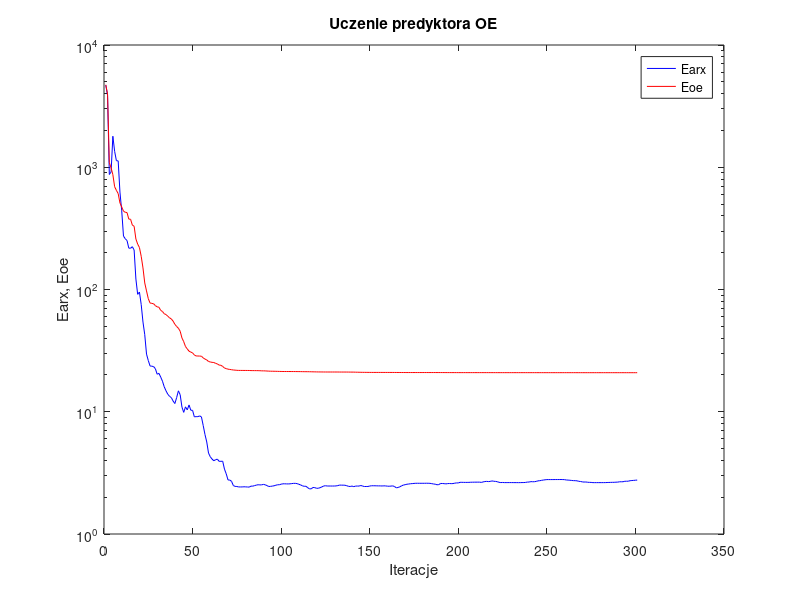
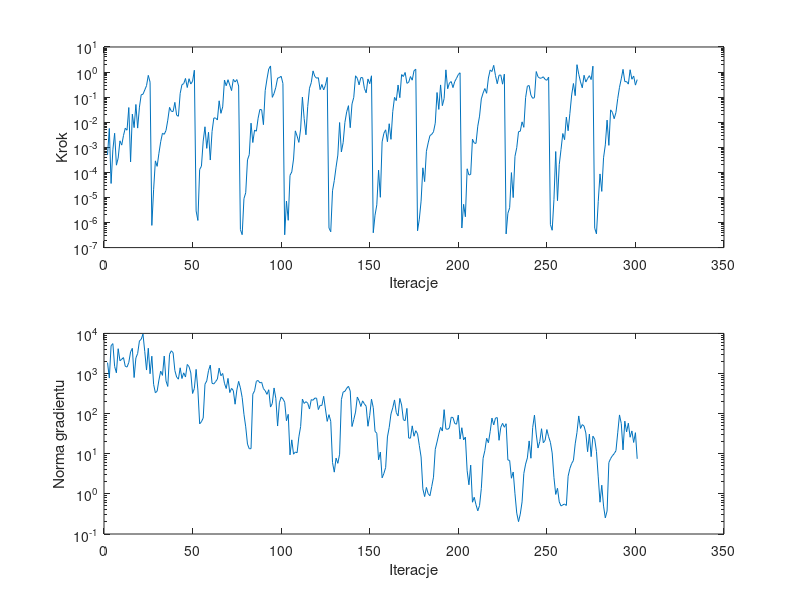

The MATLAB script that drew these images, in order:
%uczenie predyktora oe
clear all;
n=0; farx(n+1)=4.695698e+003; foe(n+1)=4.728837e+003; wspucz(n+1)=0.000000e+000; ng(n+1)=0.000000e+000;
%odnowa zmiennej metryki
n=1; farx(n+1)=3.884084e+003; foe(n+1)=3.974624e+003; krok(n+1)=4.927090e-004; ng(n+1)=1.873331e+003;
n=2; farx(n+1)=8.722657e+002; foe(n+1)=1.090624e+003; krok(n+1)=5.647473e-003; ng(n+1)=7.692996e+002;
n=3; farx(n+1)=9.138030e+002; foe(n+1)=9.896374e+002; krok(n+1)=3.606196e-005; ng(n+1)=4.932768e+003;
n=4; farx(n+1)=1.793735e+003; foe(n+1)=8.695839e+002; krok(n+1)=7.937301e-004; ng(n+1)=5.566968e+003;
n=5; farx(n+1)=1.349574e+003; foe(n+1)=6.928531e+002; krok(n+1)=3.625910e-003; ng(n+1)=1.499638e+003;
n=6; farx(n+1)=1.131182e+003; foe(n+1)=6.469479e+002; krok(n+1)=1.935115e-004; ng(n+1)=1.041588e+003;
n=7; farx(n+1)=1.127863e+003; foe(n+1)=6.091907e+002; krok(n+1)=3.738062e-004; ng(n+1)=4.150498e+003;
n=8; farx(n+1)=6.262141e+002; foe(n+1)=5.105674e+002; krok(n+1)=1.810600e-003; ng(n+1)=2.080285e+003;
n=9; farx(n+1)=4.401585e+002; foe(n+1)=4.735666e+002; krok(n+1)=1.222281e-003; ng(n+1)=2.271098e+003;
n=10; farx(n+1)=2.733603e+002; foe(n+1)=4.370811e+002; krok(n+1)=2.947309e-003; ng(n+1)=2.494209e+003;
n=11; farx(n+1)=2.601641e+002; foe(n+1)=4.284011e+002; krok(n+1)=5.770731e-003; ng(n+1)=1.511649e+003;
n=12; farx(n+1)=2.513659e+002; foe(n+1)=4.256628e+002; krok(n+1)=4.795168e-003; ng(n+1)=1.447709e+003;
n=13; farx(n+1)=2.179044e+002; foe(n+1)=3.766250e+002; krok(n+1)=3.847317e-002; ng(n+1)=1.892981e+003;
n=14; farx(n+1)=2.174972e+002; foe(n+1)=3.754925e+002; krok(n+1)=2.612599e-004; ng(n+1)=3.458993e+003;
n=15; farx(n+1)=2.239509e+002; foe(n+1)=3.362162e+002; krok(n+1)=2.097129e-002; ng(n+1)=4.243871e+003;
n=16; farx(n+1)=2.105903e+002; foe(n+1)=3.293442e+002; krok(n+1)=6.081190e-003; ng(n+1)=7.939654e+002;
n=17; farx(n+1)=1.218262e+002; foe(n+1)=2.589391e+002; krok(n+1)=5.099752e-002; ng(n+1)=2.445044e+003;
n=18; farx(n+1)=9.132497e+001; foe(n+1)=2.352805e+002; krok(n+1)=5.829338e-003; ng(n+1)=3.170628e+003;
n=19; farx(n+1)=9.535615e+001; foe(n+1)=2.206092e+002; krok(n+1)=4.000365e-002; ng(n+1)=6.489217e+003;
n=20; farx(n+1)=7.537413e+001; foe(n+1)=1.868569e+002; krok(n+1)=1.247419e-001; ng(n+1)=7.148631e+003;
n=21; farx(n+1)=5.418189e+001; foe(n+1)=1.501801e+002; krok(n+1)=1.300904e-001; ng(n+1)=9.603183e+003;
n=22; farx(n+1)=4.272258e+001; foe(n+1)=1.131418e+002; krok(n+1)=1.927395e-001; ng(n+1)=3.570403e+003;
n=23; farx(n+1)=2.962592e+001; foe(n+1)=9.734542e+001; krok(n+1)=2.866206e-001; ng(n+1)=1.221042e+003;
n=24; farx(n+1)=2.623878e+001; foe(n+1)=8.410055e+001; krok(n+1)=7.382907e-001; ng(n+1)=4.269523e+003;
n=25; farx(n+1)=2.368608e+001; foe(n+1)=7.757473e+001; krok(n+1)=3.963765e-001; ng(n+1)=9.868540e+002;
%odnowa zmiennej metryki
n=26; farx(n+1)=2.358724e+001; foe(n+1)=7.697949e+001; krok(n+1)=7.684426e-007; ng(n+1)=2.701598e+003;
n=27; farx(n+1)=2.340678e+001; foe(n+1)=7.645077e+001; krok(n+1)=2.018691e-005; ng(n+1)=5.375789e+002;
n=28; farx(n+1)=2.248797e+001; foe(n+1)=7.376210e+001; krok(n+1)=2.873709e-004; ng(n+1)=3.307755e+002;
n=29; farx(n+1)=2.027732e+001; foe(n+1)=7.218948e+001; krok(n+1)=1.736749e-004; ng(n+1)=3.634338e+002;
n=30; farx(n+1)=2.061487e+001; foe(n+1)=7.156832e+001; krok(n+1)=5.775566e-004; ng(n+1)=6.863911e+002;
n=31; farx(n+1)=1.923327e+001; foe(n+1)=6.754108e+001; krok(n+1)=1.670300e-003; ng(n+1)=1.147359e+003;
n=32; farx(n+1)=1.777737e+001; foe(n+1)=6.605119e+001; krok(n+1)=3.625910e-003; ng(n+1)=8.995284e+002;
n=33; farx(n+1)=1.600233e+001; foe(n+1)=6.338162e+001; krok(n+1)=3.291607e-003; ng(n+1)=2.725944e+003;
n=34; farx(n+1)=1.484286e+001; foe(n+1)=6.236171e+001; krok(n+1)=4.696827e-003; ng(n+1)=6.548041e+002;
n=35; farx(n+1)=1.391670e+001; foe(n+1)=6.050524e+001; krok(n+1)=1.204622e-002; ng(n+1)=4.765529e+002;
n=36; farx(n+1)=1.336886e+001; foe(n+1)=5.865056e+001; krok(n+1)=3.913630e-002; ng(n+1)=3.011323e+003;
n=37; farx(n+1)=1.305520e+001; foe(n+1)=5.743018e+001; krok(n+1)=2.727111e-002; ng(n+1)=3.683333e+003;
n=38; farx(n+1)=1.223974e+001; foe(n+1)=5.514537e+001; krok(n+1)=2.667694e-002; ng(n+1)=3.301604e+003;
n=39; farx(n+1)=1.167131e+001; foe(n+1)=5.192037e+001; krok(n+1)=6.189726e-002; ng(n+1)=1.187600e+003;
n=40; farx(n+1)=1.304975e+001; foe(n+1)=4.984946e+001; krok(n+1)=1.911063e-002; ng(n+1)=8.147077e+002;
n=41; farx(n+1)=1.483139e+001; foe(n+1)=4.821735e+001; krok(n+1)=1.726361e-002; ng(n+1)=7.230586e+002;
n=42; farx(n+1)=1.378300e+001; foe(n+1)=4.556729e+001; krok(n+1)=1.400181e-001; ng(n+1)=1.387882e+003;
n=43; farx(n+1)=1.091654e+001; foe(n+1)=4.015850e+001; krok(n+1)=3.143779e-001; ng(n+1)=7.501284e+002;
n=44; farx(n+1)=9.886595e+000; foe(n+1)=3.742032e+001; krok(n+1)=3.465039e-001; ng(n+1)=1.040479e+003;
n=45; farx(n+1)=1.096909e+001; foe(n+1)=3.416053e+001; krok(n+1)=5.556839e-001; ng(n+1)=8.172108e+002;
n=46; farx(n+1)=1.035764e+001; foe(n+1)=3.268105e+001; krok(n+1)=2.418674e-001; ng(n+1)=1.681361e+003;
n=47; farx(n+1)=1.136353e+001; foe(n+1)=3.128827e+001; krok(n+1)=5.421555e-001; ng(n+1)=1.485023e+003;
n=48; farx(n+1)=1.029237e+001; foe(n+1)=3.074924e+001; krok(n+1)=3.333343e-001; ng(n+1)=1.033895e+003;
n=49; farx(n+1)=1.026601e+001; foe(n+1)=3.031223e+001; krok(n+1)=4.310227e-001; ng(n+1)=3.179673e+002;
n=50; farx(n+1)=9.085909e+000; foe(n+1)=2.912901e+001; krok(n+1)=1.181571e+000; ng(n+1)=4.232482e+002;
%odnowa zmiennej metryki
n=51; farx(n+1)=9.122603e+000; foe(n+1)=2.859867e+001; krok(n+1)=2.899441e-006; ng(n+1)=1.268217e+003;
n=52; farx(n+1)=9.120748e+000; foe(n+1)=2.857885e+001; krok(n+1)=1.208996e-006; ng(n+1)=3.867697e+002;
n=53; farx(n+1)=9.247391e+000; foe(n+1)=2.854608e+001; krok(n+1)=1.306299e-004; ng(n+1)=5.562183e+001;
n=54; farx(n+1)=9.074554e+000; foe(n+1)=2.846455e+001; krok(n+1)=1.759814e-004; ng(n+1)=6.294813e+001;
n=55; farx(n+1)=7.718756e+000; foe(n+1)=2.758304e+001; krok(n+1)=1.772228e-003; ng(n+1)=7.785556e+001;
n=56; farx(n+1)=6.513770e+000; foe(n+1)=2.697222e+001; krok(n+1)=6.572826e-003; ng(n+1)=5.423431e+002;
n=57; farx(n+1)=5.661949e+000; foe(n+1)=2.654598e+001; krok(n+1)=9.064776e-004; ng(n+1)=6.544561e+002;
n=58; farx(n+1)=4.591765e+000; foe(n+1)=2.577446e+001; krok(n+1)=3.990929e-003; ng(n+1)=1.180082e+003;
n=59; farx(n+1)=4.281673e+000; foe(n+1)=2.554059e+001; krok(n+1)=3.106177e-004; ng(n+1)=1.616209e+003;
n=60; farx(n+1)=4.101885e+000; foe(n+1)=2.536041e+001; krok(n+1)=4.279083e-003; ng(n+1)=5.691539e+002;
n=61; farx(n+1)=3.973338e+000; foe(n+1)=2.528740e+001; krok(n+1)=1.473291e-002; ng(n+1)=5.501578e+002;
n=62; farx(n+1)=4.056070e+000; foe(n+1)=2.487085e+001; krok(n+1)=1.473291e-002; ng(n+1)=6.286045e+002;
n=63; farx(n+1)=4.093953e+000; foe(n+1)=2.462552e+001; krok(n+1)=1.223774e-002; ng(n+1)=7.255111e+002;
n=64; farx(n+1)=3.927242e+000; foe(n+1)=2.407514e+001; krok(n+1)=7.142563e-002; ng(n+1)=1.366814e+003;
n=65; farx(n+1)=3.932569e+000; foe(n+1)=2.399695e+001; krok(n+1)=2.262062e-002; ng(n+1)=8.806757e+002;
n=66; farx(n+1)=3.937475e+000; foe(n+1)=2.347406e+001; krok(n+1)=4.077788e-002; ng(n+1)=1.003904e+003;
n=67; farx(n+1)=3.395255e+000; foe(n+1)=2.278939e+001; krok(n+1)=4.787134e-001; ng(n+1)=5.715361e+002;
n=68; farx(n+1)=3.106458e+000; foe(n+1)=2.253582e+001; krok(n+1)=2.846355e-001; ng(n+1)=4.231892e+002;
n=69; farx(n+1)=2.769492e+000; foe(n+1)=2.230081e+001; krok(n+1)=4.953016e-001; ng(n+1)=7.559757e+002;
n=70; farx(n+1)=2.761677e+000; foe(n+1)=2.219569e+001; krok(n+1)=3.044248e-001; ng(n+1)=3.352251e+002;
n=71; farx(n+1)=2.696732e+000; foe(n+1)=2.207605e+001; krok(n+1)=1.827549e-001; ng(n+1)=4.259785e+002;
n=72; farx(n+1)=2.492750e+000; foe(n+1)=2.195693e+001; krok(n+1)=5.108389e-001; ng(n+1)=3.748051e+002;
n=73; farx(n+1)=2.451764e+000; foe(n+1)=2.190132e+001; krok(n+1)=4.033988e-001; ng(n+1)=1.718014e+002;
n=74; farx(n+1)=2.447004e+000; foe(n+1)=2.182153e+001; krok(n+1)=5.015999e-001; ng(n+1)=3.921889e+002;
n=75; farx(n+1)=2.426564e+000; foe(n+1)=2.179224e+001; krok(n+1)=2.775732e-001; ng(n+1)=6.372375e+002;
%odnowa zmiennej metryki
n=76; farx(n+1)=2.426606e+000; foe(n+1)=2.178034e+001; krok(n+1)=5.208778e-007; ng(n+1)=4.381088e+002;
n=77; farx(n+1)=2.426685e+000; foe(n+1)=2.177737e+001; krok(n+1)=3.274303e-007; ng(n+1)=2.516895e+002;
n=78; farx(n+1)=2.434348e+000; foe(n+1)=2.177045e+001; krok(n+1)=8.960031e-006; ng(n+1)=9.652893e+001;
n=79; farx(n+1)=2.429041e+000; foe(n+1)=2.176800e+001; krok(n+1)=1.539716e-005; ng(n+1)=4.690171e+001;
n=80; farx(n+1)=2.424756e+000; foe(n+1)=2.176019e+001; krok(n+1)=3.151866e-004; ng(n+1)=1.740702e+001;
n=81; farx(n+1)=2.418165e+000; foe(n+1)=2.175550e+001; krok(n+1)=5.067687e-004; ng(n+1)=1.332618e+001;
n=82; farx(n+1)=2.465465e+000; foe(n+1)=2.171403e+001; krok(n+1)=9.173286e-003; ng(n+1)=1.339920e+001;
n=83; farx(n+1)=2.462374e+000; foe(n+1)=2.170890e+001; krok(n+1)=1.548346e-003; ng(n+1)=3.048568e+002;
n=84; farx(n+1)=2.490265e+000; foe(n+1)=2.169903e+001; krok(n+1)=4.862884e-003; ng(n+1)=3.710015e+002;
n=85; farx(n+1)=2.509694e+000; foe(n+1)=2.169694e+001; krok(n+1)=4.375565e-003; ng(n+1)=6.398184e+002;
n=86; farx(n+1)=2.530382e+000; foe(n+1)=2.168667e+001; krok(n+1)=1.448480e-002; ng(n+1)=6.709538e+002;
n=87; farx(n+1)=2.520445e+000; foe(n+1)=2.166570e+001; krok(n+1)=3.230408e-002; ng(n+1)=5.859339e+002;
n=88; farx(n+1)=2.525182e+000; foe(n+1)=2.161113e+001; krok(n+1)=3.144138e-002; ng(n+1)=6.045727e+002;
n=89; farx(n+1)=2.545462e+000; foe(n+1)=2.160782e+001; krok(n+1)=7.981858e-003; ng(n+1)=4.201504e+002;
n=90; farx(n+1)=2.527176e+000; foe(n+1)=2.158766e+001; krok(n+1)=1.827549e-001; ng(n+1)=3.728278e+002;
n=91; farx(n+1)=2.489301e+000; foe(n+1)=2.153282e+001; krok(n+1)=5.271762e-001; ng(n+1)=3.020972e+002;
n=92; farx(n+1)=2.446870e+000; foe(n+1)=2.149386e+001; krok(n+1)=1.322970e+000; ng(n+1)=3.942960e+002;
n=93; farx(n+1)=2.453001e+000; foe(n+1)=2.146079e+001; krok(n+1)=1.750598e+000; ng(n+1)=1.458466e+002;
n=94; farx(n+1)=2.465097e+000; foe(n+1)=2.145116e+001; krok(n+1)=9.809225e-002; ng(n+1)=1.790085e+002;
n=95; farx(n+1)=2.479686e+000; foe(n+1)=2.143965e+001; krok(n+1)=1.399123e-001; ng(n+1)=4.366415e+002;
n=96; farx(n+1)=2.505801e+000; foe(n+1)=2.142129e+001; krok(n+1)=2.476508e-001; ng(n+1)=2.406225e+002;
n=97; farx(n+1)=2.528671e+000; foe(n+1)=2.140104e+001; krok(n+1)=5.758050e-001; ng(n+1)=4.912101e+001;
n=98; farx(n+1)=2.529032e+000; foe(n+1)=2.137874e+001; krok(n+1)=6.007020e-001; ng(n+1)=1.863648e+002;
n=99; farx(n+1)=2.556473e+000; foe(n+1)=2.135701e+001; krok(n+1)=6.809733e-001; ng(n+1)=2.596693e+002;
n=100; farx(n+1)=2.574392e+000; foe(n+1)=2.134156e+001; krok(n+1)=3.505976e-001; ng(n+1)=2.345388e+002;
%odnowa zmiennej metryki
n=101; farx(n+1)=2.574134e+000; foe(n+1)=2.134036e+001; krok(n+1)=3.239797e-007; ng(n+1)=1.927657e+002;
n=102; farx(n+1)=2.570037e+000; foe(n+1)=2.133731e+001; krok(n+1)=7.204914e-006; ng(n+1)=6.656166e+001;
n=103; farx(n+1)=2.568528e+000; foe(n+1)=2.133621e+001; krok(n+1)=1.226134e-006; ng(n+1)=9.610950e+001;
n=104; farx(n+1)=2.572747e+000; foe(n+1)=2.133562e+001; krok(n+1)=7.616673e-005; ng(n+1)=9.385868e+000;
n=105; farx(n+1)=2.584731e+000; foe(n+1)=2.133025e+001; krok(n+1)=1.042068e-004; ng(n+1)=2.221251e+001;
n=106; farx(n+1)=2.594790e+000; foe(n+1)=2.132818e+001; krok(n+1)=3.395966e-004; ng(n+1)=9.761461e+000;
n=107; farx(n+1)=2.596139e+000; foe(n+1)=2.132166e+001; krok(n+1)=4.520892e-003; ng(n+1)=1.108504e+001;
n=108; farx(n+1)=2.583256e+000; foe(n+1)=2.131334e+001; krok(n+1)=2.813867e-003; ng(n+1)=1.058901e+001;
n=109; farx(n+1)=2.551347e+000; foe(n+1)=2.130745e+001; krok(n+1)=1.567808e-003; ng(n+1)=2.636421e+001;
n=110; farx(n+1)=2.520621e+000; foe(n+1)=2.129692e+001; krok(n+1)=5.346341e-003; ng(n+1)=4.763272e+001;
n=111; farx(n+1)=2.477819e+000; foe(n+1)=2.128564e+001; krok(n+1)=1.003397e-001; ng(n+1)=2.302369e+002;
n=112; farx(n+1)=2.456589e+000; foe(n+1)=2.127039e+001; krok(n+1)=1.381076e-002; ng(n+1)=1.793833e+002;
n=113; farx(n+1)=2.457366e+000; foe(n+1)=2.126780e+001; krok(n+1)=3.157424e-003; ng(n+1)=1.990943e+002;
n=114; farx(n+1)=2.393116e+000; foe(n+1)=2.126186e+001; krok(n+1)=4.226038e-002; ng(n+1)=1.818236e+002;
n=115; farx(n+1)=2.338071e+000; foe(n+1)=2.125060e+001; krok(n+1)=2.268451e-001; ng(n+1)=1.302792e+002;
n=116; farx(n+1)=2.344650e+000; foe(n+1)=2.123396e+001; krok(n+1)=3.780408e-001; ng(n+1)=2.239103e+002;
n=117; farx(n+1)=2.403104e+000; foe(n+1)=2.121339e+001; krok(n+1)=1.114269e+000; ng(n+1)=2.153515e+002;
n=118; farx(n+1)=2.394282e+000; foe(n+1)=2.120235e+001; krok(n+1)=6.710813e-001; ng(n+1)=2.445017e+002;
n=119; farx(n+1)=2.365292e+000; foe(n+1)=2.118356e+001; krok(n+1)=5.683253e-001; ng(n+1)=2.425202e+002;
n=120; farx(n+1)=2.366922e+000; foe(n+1)=2.117060e+001; krok(n+1)=5.970321e-001; ng(n+1)=1.262919e+002;
n=121; farx(n+1)=2.393774e+000; foe(n+1)=2.116671e+001; krok(n+1)=1.992696e-001; ng(n+1)=1.609603e+002;
n=122; farx(n+1)=2.429271e+000; foe(n+1)=2.115994e+001; krok(n+1)=3.200292e-001; ng(n+1)=1.597534e+002;
n=123; farx(n+1)=2.468610e+000; foe(n+1)=2.114995e+001; krok(n+1)=1.942977e-001; ng(n+1)=2.703919e+002;
n=124; farx(n+1)=2.482977e+000; foe(n+1)=2.114695e+001; krok(n+1)=2.981443e-001; ng(n+1)=1.304709e+002;
n=125; farx(n+1)=2.469122e+000; foe(n+1)=2.114202e+001; krok(n+1)=6.133895e-001; ng(n+1)=6.412498e+001;
%odnowa zmiennej metryki
n=126; farx(n+1)=2.469073e+000; foe(n+1)=2.114119e+001; krok(n+1)=6.066752e-007; ng(n+1)=9.435004e+001;
n=127; farx(n+1)=2.469000e+000; foe(n+1)=2.114099e+001; krok(n+1)=4.278106e-007; ng(n+1)=6.443072e+001;
n=128; farx(n+1)=2.468309e+000; foe(n+1)=2.114093e+001; krok(n+1)=1.841495e-005; ng(n+1)=6.047100e+000;
n=129; farx(n+1)=2.469451e+000; foe(n+1)=2.114087e+001; krok(n+1)=4.714982e-005; ng(n+1)=3.481656e+000;
n=130; farx(n+1)=2.473371e+000; foe(n+1)=2.114006e+001; krok(n+1)=1.614953e-004; ng(n+1)=7.802155e+000;
n=131; farx(n+1)=2.487996e+000; foe(n+1)=2.113844e+001; krok(n+1)=4.880790e-004; ng(n+1)=5.774145e+000;
n=132; farx(n+1)=2.514205e+000; foe(n+1)=2.112889e+001; krok(n+1)=9.707132e-003; ng(n+1)=9.754269e+000;
n=133; farx(n+1)=2.508830e+000; foe(n+1)=2.112661e+001; krok(n+1)=6.518015e-004; ng(n+1)=2.235470e+002;
n=134; farx(n+1)=2.509574e+000; foe(n+1)=2.112643e+001; krok(n+1)=1.529700e-003; ng(n+1)=3.455013e+002;
n=135; farx(n+1)=2.505401e+000; foe(n+1)=2.112535e+001; krok(n+1)=9.899545e-003; ng(n+1)=3.593559e+002;
n=136; farx(n+1)=2.484827e+000; foe(n+1)=2.112334e+001; krok(n+1)=2.592196e-002; ng(n+1)=4.295432e+002;
n=137; farx(n+1)=2.454216e+000; foe(n+1)=2.111447e+001; krok(n+1)=4.568872e-002; ng(n+1)=4.808190e+002;
n=138; farx(n+1)=2.445995e+000; foe(n+1)=2.110622e+001; krok(n+1)=6.047937e-003; ng(n+1)=3.655034e+002;
n=139; farx(n+1)=2.468857e+000; foe(n+1)=2.110352e+001; krok(n+1)=5.335388e-002; ng(n+1)=4.773685e+001;
n=140; farx(n+1)=2.439253e+000; foe(n+1)=2.109677e+001; krok(n+1)=9.809225e-002; ng(n+1)=7.119670e+001;
n=141; farx(n+1)=2.465332e+000; foe(n+1)=2.107088e+001; krok(n+1)=7.101669e-001; ng(n+1)=1.094021e+002;
n=142; farx(n+1)=2.467830e+000; foe(n+1)=2.105836e+001; krok(n+1)=5.631821e-001; ng(n+1)=2.591680e+002;
n=143; farx(n+1)=2.465812e+000; foe(n+1)=2.104142e+001; krok(n+1)=3.091015e-001; ng(n+1)=2.097026e+002;
n=144; farx(n+1)=2.494608e+000; foe(n+1)=2.102547e+001; krok(n+1)=6.046342e-001; ng(n+1)=1.507523e+002;
n=145; farx(n+1)=2.466038e+000; foe(n+1)=2.101213e+001; krok(n+1)=5.970321e-001; ng(n+1)=2.082183e+002;
n=146; farx(n+1)=2.446493e+000; foe(n+1)=2.100548e+001; krok(n+1)=2.230786e-001; ng(n+1)=1.751192e+002;
n=147; farx(n+1)=2.447171e+000; foe(n+1)=2.099906e+001; krok(n+1)=1.486329e-001; ng(n+1)=1.526913e+002;
n=148; farx(n+1)=2.447959e+000; foe(n+1)=2.099201e+001; krok(n+1)=5.312625e-001; ng(n+1)=4.846102e+001;
n=149; farx(n+1)=2.468570e+000; foe(n+1)=2.098585e+001; krok(n+1)=3.435737e-001; ng(n+1)=9.077702e+001;
n=150; farx(n+1)=2.481246e+000; foe(n+1)=2.097726e+001; krok(n+1)=7.101669e-001; ng(n+1)=2.288731e+002;
%odnowa zmiennej metryki
n=151; farx(n+1)=2.481159e+000; foe(n+1)=2.097641e+001; krok(n+1)=3.909958e-007; ng(n+1)=1.411930e+002;
n=152; farx(n+1)=2.480410e+000; foe(n+1)=2.097619e+001; krok(n+1)=1.966229e-006; ng(n+1)=3.617284e+001;
n=153; farx(n+1)=2.477319e+000; foe(n+1)=2.097573e+001; krok(n+1)=5.074573e-006; ng(n+1)=3.245099e+001;
n=154; farx(n+1)=2.475177e+000; foe(n+1)=2.097518e+001; krok(n+1)=1.222501e-004; ng(n+1)=7.065396e+000;
n=155; farx(n+1)=2.475482e+000; foe(n+1)=2.097507e+001; krok(n+1)=1.014423e-005; ng(n+1)=1.103618e+001;
n=156; farx(n+1)=2.470568e+000; foe(n+1)=2.097429e+001; krok(n+1)=1.651908e-003; ng(n+1)=2.513797e+000;
n=157; farx(n+1)=2.477730e+000; foe(n+1)=2.097139e+001; krok(n+1)=3.621201e-003; ng(n+1)=3.234217e+000;
n=158; farx(n+1)=2.473256e+000; foe(n+1)=2.096941e+001; krok(n+1)=4.974973e-003; ng(n+1)=4.564070e+000;
n=159; farx(n+1)=2.462450e+000; foe(n+1)=2.096794e+001; krok(n+1)=1.670300e-003; ng(n+1)=2.626795e+001;
n=160; farx(n+1)=2.458228e+000; foe(n+1)=2.096661e+001; krok(n+1)=8.704305e-003; ng(n+1)=4.537694e+001;
n=161; farx(n+1)=2.466341e+000; foe(n+1)=2.096606e+001; krok(n+1)=2.075244e-003; ng(n+1)=9.829772e+001;
n=162; farx(n+1)=2.475265e+000; foe(n+1)=2.096492e+001; krok(n+1)=2.629130e-002; ng(n+1)=1.395019e+002;
n=163; farx(n+1)=2.446185e+000; foe(n+1)=2.095915e+001; krok(n+1)=9.781251e-002; ng(n+1)=2.195820e+002;
n=164; farx(n+1)=2.385117e+000; foe(n+1)=2.095566e+001; krok(n+1)=7.277208e-002; ng(n+1)=1.062536e+002;
n=165; farx(n+1)=2.402177e+000; foe(n+1)=2.095016e+001; krok(n+1)=3.040920e-001; ng(n+1)=8.743379e+001;
n=166; farx(n+1)=2.433054e+000; foe(n+1)=2.094848e+001; krok(n+1)=9.513510e-002; ng(n+1)=2.394236e+002;
n=167; farx(n+1)=2.478101e+000; foe(n+1)=2.094197e+001; krok(n+1)=7.926233e-001; ng(n+1)=1.644047e+002;
n=168; farx(n+1)=2.512760e+000; foe(n+1)=2.093823e+001; krok(n+1)=6.643777e-001; ng(n+1)=7.051512e+001;
n=169; farx(n+1)=2.532531e+000; foe(n+1)=2.093348e+001; krok(n+1)=9.639418e-001; ng(n+1)=6.679566e+001;
n=170; farx(n+1)=2.553600e+000; foe(n+1)=2.093209e+001; krok(n+1)=3.556863e-001; ng(n+1)=1.352420e+002;
n=171; farx(n+1)=2.563381e+000; foe(n+1)=2.093140e+001; krok(n+1)=3.904377e-001; ng(n+1)=2.461877e+001;
n=172; farx(n+1)=2.577860e+000; foe(n+1)=2.093081e+001; krok(n+1)=6.622313e-001; ng(n+1)=2.442457e+001;
n=173; farx(n+1)=2.583764e+000; foe(n+1)=2.093068e+001; krok(n+1)=4.747686e-001; ng(n+1)=4.959912e+001;
n=174; farx(n+1)=2.593022e+000; foe(n+1)=2.093054e+001; krok(n+1)=1.131462e+000; ng(n+1)=2.730710e+001;
n=175; farx(n+1)=2.599905e+000; foe(n+1)=2.093041e+001; krok(n+1)=1.295594e+000; ng(n+1)=3.756302e+001;
%odnowa zmiennej metryki
n=176; farx(n+1)=2.599867e+000; foe(n+1)=2.093034e+001; krok(n+1)=4.683686e-007; ng(n+1)=3.149466e+001;
n=177; farx(n+1)=2.599677e+000; foe(n+1)=2.093031e+001; krok(n+1)=1.369092e-006; ng(n+1)=1.614226e+001;
n=178; farx(n+1)=2.598759e+000; foe(n+1)=2.093027e+001; krok(n+1)=7.147272e-006; ng(n+1)=8.299041e+000;
n=179; farx(n+1)=2.599293e+000; foe(n+1)=2.093023e+001; krok(n+1)=1.516739e-004; ng(n+1)=1.334936e+000;
n=180; farx(n+1)=2.599187e+000; foe(n+1)=2.093023e+001; krok(n+1)=4.279756e-005; ng(n+1)=8.560349e-001;
n=181; farx(n+1)=2.601848e+000; foe(n+1)=2.093010e+001; krok(n+1)=6.946998e-004; ng(n+1)=1.449615e+000;
n=182; farx(n+1)=2.600293e+000; foe(n+1)=2.092998e+001; krok(n+1)=1.499367e-003; ng(n+1)=1.009726e+000;
n=183; farx(n+1)=2.596812e+000; foe(n+1)=2.092977e+001; krok(n+1)=2.939560e-003; ng(n+1)=8.987770e-001;
n=184; farx(n+1)=2.582728e+000; foe(n+1)=2.092945e+001; krok(n+1)=3.277858e-003; ng(n+1)=1.517666e+000;
n=185; farx(n+1)=2.565805e+000; foe(n+1)=2.092872e+001; krok(n+1)=4.150488e-003; ng(n+1)=2.607489e+000;
n=186; farx(n+1)=2.554965e+000; foe(n+1)=2.092837e+001; krok(n+1)=9.152723e-003; ng(n+1)=1.289689e+001;
n=187; farx(n+1)=2.527685e+000; foe(n+1)=2.092724e+001; krok(n+1)=1.528851e-001; ng(n+1)=1.972724e+001;
n=188; farx(n+1)=2.534301e+000; foe(n+1)=2.092625e+001; krok(n+1)=3.243320e-002; ng(n+1)=3.090882e+001;
n=189; farx(n+1)=2.590700e+000; foe(n+1)=2.092257e+001; krok(n+1)=3.068907e-001; ng(n+1)=4.556160e+001;
n=190; farx(n+1)=2.588781e+000; foe(n+1)=2.092213e+001; krok(n+1)=4.568872e-002; ng(n+1)=3.679334e+001;
n=191; farx(n+1)=2.582776e+000; foe(n+1)=2.091792e+001; krok(n+1)=8.764941e-002; ng(n+1)=1.257830e+002;
n=192; farx(n+1)=2.569794e+000; foe(n+1)=2.091289e+001; krok(n+1)=1.224301e+000; ng(n+1)=4.164403e+001;
n=193; farx(n+1)=2.585083e+000; foe(n+1)=2.091177e+001; krok(n+1)=2.160660e-001; ng(n+1)=4.056986e+001;
n=194; farx(n+1)=2.588219e+000; foe(n+1)=2.090895e+001; krok(n+1)=3.648074e-001; ng(n+1)=4.431552e+001;
n=195; farx(n+1)=2.581916e+000; foe(n+1)=2.090583e+001; krok(n+1)=4.188592e-001; ng(n+1)=8.137456e+001;
n=196; farx(n+1)=2.585794e+000; foe(n+1)=2.090470e+001; krok(n+1)=2.400960e-001; ng(n+1)=8.001873e+001;
n=197; farx(n+1)=2.604470e+000; foe(n+1)=2.090308e+001; krok(n+1)=4.188592e-001; ng(n+1)=5.662358e+001;
n=198; farx(n+1)=2.618643e+000; foe(n+1)=2.090094e+001; krok(n+1)=5.631821e-001; ng(n+1)=5.460774e+001;
n=199; farx(n+1)=2.615316e+000; foe(n+1)=2.089907e+001; krok(n+1)=7.926233e-001; ng(n+1)=9.181009e+001;
n=200; farx(n+1)=2.647473e+000; foe(n+1)=2.089757e+001; krok(n+1)=9.372047e-001; ng(n+1)=2.320915e+001;
%odnowa zmiennej metryki
n=201; farx(n+1)=2.647219e+000; foe(n+1)=2.089749e+001; krok(n+1)=6.035912e-007; ng(n+1)=4.453919e+001;
n=202; farx(n+1)=2.644622e+000; foe(n+1)=2.089722e+001; krok(n+1)=5.329233e-006; ng(n+1)=2.210064e+001;
n=203; farx(n+1)=2.643602e+000; foe(n+1)=2.089712e+001; krok(n+1)=1.700350e-006; ng(n+1)=2.614106e+001;
n=204; farx(n+1)=2.644055e+000; foe(n+1)=2.089695e+001; krok(n+1)=1.390534e-004; ng(n+1)=3.766176e+000;
n=205; farx(n+1)=2.644473e+000; foe(n+1)=2.089694e+001; krok(n+1)=7.847260e-005; ng(n+1)=1.685080e+000;
n=206; farx(n+1)=2.651298e+000; foe(n+1)=2.089675e+001; krok(n+1)=8.276561e-005; ng(n+1)=5.208926e+000;
n=207; farx(n+1)=2.652115e+000; foe(n+1)=2.089668e+001; krok(n+1)=2.106662e-003; ng(n+1)=6.194821e-001;
n=208; farx(n+1)=2.654579e+000; foe(n+1)=2.089662e+001; krok(n+1)=1.476722e-003; ng(n+1)=8.233388e-001;
n=209; farx(n+1)=2.655271e+000; foe(n+1)=2.089658e+001; krok(n+1)=1.427772e-003; ng(n+1)=5.373906e-001;
n=210; farx(n+1)=2.655399e+000; foe(n+1)=2.089652e+001; krok(n+1)=6.947618e-003; ng(n+1)=3.783526e-001;
n=211; farx(n+1)=2.657017e+000; foe(n+1)=2.089642e+001; krok(n+1)=1.748904e-002; ng(n+1)=5.139382e-001;
n=212; farx(n+1)=2.641589e+000; foe(n+1)=2.089596e+001; krok(n+1)=8.512166e-002; ng(n+1)=1.360990e+000;
n=213; farx(n+1)=2.667127e+000; foe(n+1)=2.089554e+001; krok(n+1)=1.456144e-001; ng(n+1)=7.699526e+000;
n=214; farx(n+1)=2.686010e+000; foe(n+1)=2.089532e+001; krok(n+1)=2.203031e-001; ng(n+1)=1.203725e+001;
n=215; farx(n+1)=2.694616e+000; foe(n+1)=2.089520e+001; krok(n+1)=1.422614e-001; ng(n+1)=2.438180e+001;
n=216; farx(n+1)=2.684118e+000; foe(n+1)=2.089463e+001; krok(n+1)=5.804224e-001; ng(n+1)=1.879506e+001;
n=217; farx(n+1)=2.692422e+000; foe(n+1)=2.089365e+001; krok(n+1)=1.214234e+000; ng(n+1)=3.569218e+001;
n=218; farx(n+1)=2.719088e+000; foe(n+1)=2.089248e+001; krok(n+1)=1.049915e+000; ng(n+1)=7.745506e+001;
n=219; farx(n+1)=2.699906e+000; foe(n+1)=2.089116e+001; krok(n+1)=1.854055e+000; ng(n+1)=5.234531e+001;
n=220; farx(n+1)=2.694037e+000; foe(n+1)=2.089015e+001; krok(n+1)=7.215816e-001; ng(n+1)=7.777559e+001;
n=221; farx(n+1)=2.678815e+000; foe(n+1)=2.088891e+001; krok(n+1)=3.427774e-001; ng(n+1)=7.961738e+001;
n=222; farx(n+1)=2.647268e+000; foe(n+1)=2.088766e+001; krok(n+1)=7.482892e-001; ng(n+1)=2.164427e+001;
n=223; farx(n+1)=2.634976e+000; foe(n+1)=2.088696e+001; krok(n+1)=7.612154e-001; ng(n+1)=4.584036e+001;
n=224; farx(n+1)=2.639855e+000; foe(n+1)=2.088642e+001; krok(n+1)=3.287969e-001; ng(n+1)=5.724910e+001;
n=225; farx(n+1)=2.633624e+000; foe(n+1)=2.088600e+001; krok(n+1)=8.256204e-001; ng(n+1)=4.580679e+001;
%odnowa zmiennej metryki
n=226; farx(n+1)=2.633609e+000; foe(n+1)=2.088590e+001; krok(n+1)=3.509391e-007; ng(n+1)=5.604669e+001;
n=227; farx(n+1)=2.633735e+000; foe(n+1)=2.088589e+001; krok(n+1)=2.341390e-006; ng(n+1)=6.976268e+000;
n=228; farx(n+1)=2.634138e+000; foe(n+1)=2.088587e+001; krok(n+1)=3.872941e-006; ng(n+1)=6.817197e+000;
n=229; farx(n+1)=2.633803e+000; foe(n+1)=2.088582e+001; krok(n+1)=9.773946e-005; ng(n+1)=2.455540e+000;
n=230; farx(n+1)=2.633221e+000; foe(n+1)=2.088581e+001; krok(n+1)=9.884595e-006; ng(n+1)=3.508034e+000;
n=231; farx(n+1)=2.632240e+000; foe(n+1)=2.088578e+001; krok(n+1)=4.338408e-004; ng(n+1)=1.005310e+000;
n=232; farx(n+1)=2.632385e+000; foe(n+1)=2.088577e+001; krok(n+1)=9.641425e-004; ng(n+1)=3.311471e-001;
n=233; farx(n+1)=2.630966e+000; foe(n+1)=2.088576e+001; krok(n+1)=4.184278e-003; ng(n+1)=2.032741e-001;
n=234; farx(n+1)=2.632370e+000; foe(n+1)=2.088572e+001; krok(n+1)=4.372259e-003; ng(n+1)=3.137151e-001;
n=235; farx(n+1)=2.635195e+000; foe(n+1)=2.088568e+001; krok(n+1)=1.033570e-002; ng(n+1)=6.317038e-001;
n=236; farx(n+1)=2.635870e+000; foe(n+1)=2.088566e+001; krok(n+1)=6.256921e-003; ng(n+1)=3.228591e+000;
n=237; farx(n+1)=2.641989e+000; foe(n+1)=2.088560e+001; krok(n+1)=9.538763e-002; ng(n+1)=5.523464e+000;
n=238; farx(n+1)=2.659466e+000; foe(n+1)=2.088476e+001; krok(n+1)=2.740921e-001; ng(n+1)=7.883266e+000;
n=239; farx(n+1)=2.661016e+000; foe(n+1)=2.088430e+001; krok(n+1)=2.906512e-001; ng(n+1)=2.088450e+001;
n=240; farx(n+1)=2.682560e+000; foe(n+1)=2.088368e+001; krok(n+1)=1.189066e-001; ng(n+1)=7.734294e+000;
n=241; farx(n+1)=2.675509e+000; foe(n+1)=2.088345e+001; krok(n+1)=8.973318e-002; ng(n+1)=4.497485e+001;
n=242; farx(n+1)=2.678807e+000; foe(n+1)=2.088265e+001; krok(n+1)=9.599621e-002; ng(n+1)=9.204548e+001;
n=243; farx(n+1)=2.693970e+000; foe(n+1)=2.088173e+001; krok(n+1)=1.048747e+000; ng(n+1)=3.096863e+001;
n=244; farx(n+1)=2.721389e+000; foe(n+1)=2.088103e+001; krok(n+1)=6.480438e-001; ng(n+1)=1.391773e+001;
n=245; farx(n+1)=2.729595e+000; foe(n+1)=2.088064e+001; krok(n+1)=5.667570e-001; ng(n+1)=2.014543e+001;
n=246; farx(n+1)=2.747812e+000; foe(n+1)=2.088026e+001; krok(n+1)=5.792353e-001; ng(n+1)=4.208326e+001;
n=247; farx(n+1)=2.762583e+000; foe(n+1)=2.088001e+001; krok(n+1)=6.477968e-001; ng(n+1)=1.883553e+001;
n=248; farx(n+1)=2.776295e+000; foe(n+1)=2.087980e+001; krok(n+1)=5.086203e-001; ng(n+1)=2.151479e+001;
n=249; farx(n+1)=2.787517e+000; foe(n+1)=2.087963e+001; krok(n+1)=4.698917e-001; ng(n+1)=4.010576e+001;
n=250; farx(n+1)=2.787390e+000; foe(n+1)=2.087950e+001; krok(n+1)=6.293018e-001; ng(n+1)=2.654701e+001;
%odnowa zmiennej metryki
n=251; farx(n+1)=2.787426e+000; foe(n+1)=2.087947e+001; krok(n+1)=8.357050e-007; ng(n+1)=1.924578e+001;
n=252; farx(n+1)=2.787450e+000; foe(n+1)=2.087947e+001; krok(n+1)=4.916661e-007; ng(n+1)=1.045576e+001;
n=253; farx(n+1)=2.787997e+000; foe(n+1)=2.087946e+001; krok(n+1)=8.205260e-006; ng(n+1)=2.571340e+000;
n=254; farx(n+1)=2.789124e+000; foe(n+1)=2.087941e+001; krok(n+1)=6.767654e-004; ng(n+1)=9.693291e-001;
n=255; farx(n+1)=2.789110e+000; foe(n+1)=2.087941e+001; krok(n+1)=7.426417e-006; ng(n+1)=1.381528e+000;
n=256; farx(n+1)=2.789647e+000; foe(n+1)=2.087940e+001; krok(n+1)=2.033206e-004; ng(n+1)=6.316807e-001;
n=257; farx(n+1)=2.790980e+000; foe(n+1)=2.087938e+001; krok(n+1)=8.259539e-004; ng(n+1)=4.994642e-001;
n=258; farx(n+1)=2.788177e+000; foe(n+1)=2.087930e+001; krok(n+1)=3.544455e-003; ng(n+1)=5.323540e-001;
n=259; farx(n+1)=2.784540e+000; foe(n+1)=2.087924e+001; krok(n+1)=2.013418e-003; ng(n+1)=5.585296e-001;
n=260; farx(n+1)=2.765586e+000; foe(n+1)=2.087901e+001; krok(n+1)=1.594192e-002; ng(n+1)=5.143839e-001;
n=261; farx(n+1)=2.761323e+000; foe(n+1)=2.087894e+001; krok(n+1)=4.576361e-003; ng(n+1)=2.760104e+000;
n=262; farx(n+1)=2.751720e+000; foe(n+1)=2.087889e+001; krok(n+1)=2.223039e-002; ng(n+1)=4.303496e+000;
n=263; farx(n+1)=2.741915e+000; foe(n+1)=2.087877e+001; krok(n+1)=1.220399e-001; ng(n+1)=5.724544e+000;
n=264; farx(n+1)=2.732908e+000; foe(n+1)=2.087865e+001; krok(n+1)=3.505976e-001; ng(n+1)=6.813984e+000;
n=265; farx(n+1)=2.730596e+000; foe(n+1)=2.087852e+001; krok(n+1)=1.147563e-001; ng(n+1)=1.766451e+001;
n=266; farx(n+1)=2.723333e+000; foe(n+1)=2.087736e+001; krok(n+1)=1.969233e+000; ng(n+1)=3.401750e+001;
n=267; farx(n+1)=2.697668e+000; foe(n+1)=2.087581e+001; krok(n+1)=8.195779e-001; ng(n+1)=8.761386e+001;
n=268; farx(n+1)=2.688769e+000; foe(n+1)=2.087511e+001; krok(n+1)=4.044487e-001; ng(n+1)=4.278344e+001;
n=269; farx(n+1)=2.670351e+000; foe(n+1)=2.087444e+001; krok(n+1)=2.363480e-001; ng(n+1)=5.333392e+001;
n=270; farx(n+1)=2.659837e+000; foe(n+1)=2.087363e+001; krok(n+1)=7.461831e-001; ng(n+1)=4.869983e+001;
n=271; farx(n+1)=2.664219e+000; foe(n+1)=2.087329e+001; krok(n+1)=4.004429e-001; ng(n+1)=3.298871e+001;
n=272; farx(n+1)=2.649635e+000; foe(n+1)=2.087305e+001; krok(n+1)=5.550159e-001; ng(n+1)=1.124536e+001;
n=273; farx(n+1)=2.644959e+000; foe(n+1)=2.087295e+001; krok(n+1)=7.178738e-001; ng(n+1)=3.097650e+001;
n=274; farx(n+1)=2.642433e+000; foe(n+1)=2.087291e+001; krok(n+1)=5.013461e-001; ng(n+1)=8.475809e+000;
n=275; farx(n+1)=2.631784e+000; foe(n+1)=2.087283e+001; krok(n+1)=1.720015e+000; ng(n+1)=2.745426e+001;
%odnowa zmiennej metryki
n=276; farx(n+1)=2.631754e+000; foe(n+1)=2.087279e+001; krok(n+1)=5.974035e-007; ng(n+1)=2.308730e+001;
n=277; farx(n+1)=2.631763e+000; foe(n+1)=2.087279e+001; krok(n+1)=3.530633e-007; ng(n+1)=1.138396e+001;
n=278; farx(n+1)=2.631946e+000; foe(n+1)=2.087278e+001; krok(n+1)=6.790329e-006; ng(n+1)=2.650592e+000;
n=279; farx(n+1)=2.631752e+000; foe(n+1)=2.087278e+001; krok(n+1)=8.669030e-005; ng(n+1)=6.197478e-001;
n=280; farx(n+1)=2.632016e+000; foe(n+1)=2.087278e+001; krok(n+1)=1.743790e-005; ng(n+1)=1.646612e+000;
n=281; farx(n+1)=2.632099e+000; foe(n+1)=2.087277e+001; krok(n+1)=3.812452e-004; ng(n+1)=4.964349e-001;
n=282; farx(n+1)=2.633264e+000; foe(n+1)=2.087276e+001; krok(n+1)=1.250114e-003; ng(n+1)=2.524536e-001;
n=283; farx(n+1)=2.638133e+000; foe(n+1)=2.087261e+001; krok(n+1)=1.213054e-002; ng(n+1)=3.752001e-001;
n=284; farx(n+1)=2.640421e+000; foe(n+1)=2.087259e+001; krok(n+1)=1.194008e-003; ng(n+1)=6.046340e+000;
n=285; farx(n+1)=2.643889e+000; foe(n+1)=2.087257e+001; krok(n+1)=3.107405e-002; ng(n+1)=7.614398e+000;
n=286; farx(n+1)=2.646629e+000; foe(n+1)=2.087255e+001; krok(n+1)=2.476948e-002; ng(n+1)=8.929556e+000;
n=287; farx(n+1)=2.646971e+000; foe(n+1)=2.087250e+001; krok(n+1)=1.378623e-002; ng(n+1)=1.005899e+001;
n=288; farx(n+1)=2.654706e+000; foe(n+1)=2.087225e+001; krok(n+1)=2.447549e-002; ng(n+1)=1.188918e+001;
n=289; farx(n+1)=2.656134e+000; foe(n+1)=2.087199e+001; krok(n+1)=8.693674e-002; ng(n+1)=3.319584e+001;
n=290; farx(n+1)=2.674961e+000; foe(n+1)=2.087178e+001; krok(n+1)=2.455055e-001; ng(n+1)=9.286711e+001;
n=291; farx(n+1)=2.674104e+000; foe(n+1)=2.087129e+001; krok(n+1)=5.360036e-001; ng(n+1)=5.688124e+001;
n=292; farx(n+1)=2.676043e+000; foe(n+1)=2.087070e+001; krok(n+1)=1.280117e+000; ng(n+1)=1.251084e+001;
n=293; farx(n+1)=2.699893e+000; foe(n+1)=2.087004e+001; krok(n+1)=4.158012e-001; ng(n+1)=6.508192e+001;
n=294; farx(n+1)=2.701493e+000; foe(n+1)=2.086963e+001; krok(n+1)=4.170483e-001; ng(n+1)=3.503574e+001;
n=295; farx(n+1)=2.703694e+000; foe(n+1)=2.086923e+001; krok(n+1)=3.304177e-001; ng(n+1)=5.774926e+001;
n=296; farx(n+1)=2.730030e+000; foe(n+1)=2.086880e+001; krok(n+1)=1.236644e+000; ng(n+1)=2.580027e+001;
n=297; farx(n+1)=2.737885e+000; foe(n+1)=2.086860e+001; krok(n+1)=5.178922e-001; ng(n+1)=3.711370e+001;
n=298; farx(n+1)=2.744852e+000; foe(n+1)=2.086844e+001; krok(n+1)=6.954939e-001; ng(n+1)=1.913596e+001;
n=299; farx(n+1)=2.753412e+000; foe(n+1)=2.086836e+001; krok(n+1)=3.015923e-001; ng(n+1)=3.351928e+001;
n=300; farx(n+1)=2.761853e+000; foe(n+1)=2.086826e+001; krok(n+1)=5.007363e-001; ng(n+1)=7.483723e+000;

figure; semilogy(farx,'b'); hold on; semilogy(foe,'r'); xlabel('Iteracje'); ylabel('Earx, Eoe'); legend('Earx','Eoe'); title('Uczenie predyktora OE');
figure; subplot(2,1,1); semilogy(krok); xlabel('Iteracje'); ylabel('Krok');
subplot(2,1,2); semilogy(ng); xlabel('Iteracje'); ylabel('Norma gradientu');
Earx=farx(n+1)
Eoe=foe(n+1)
